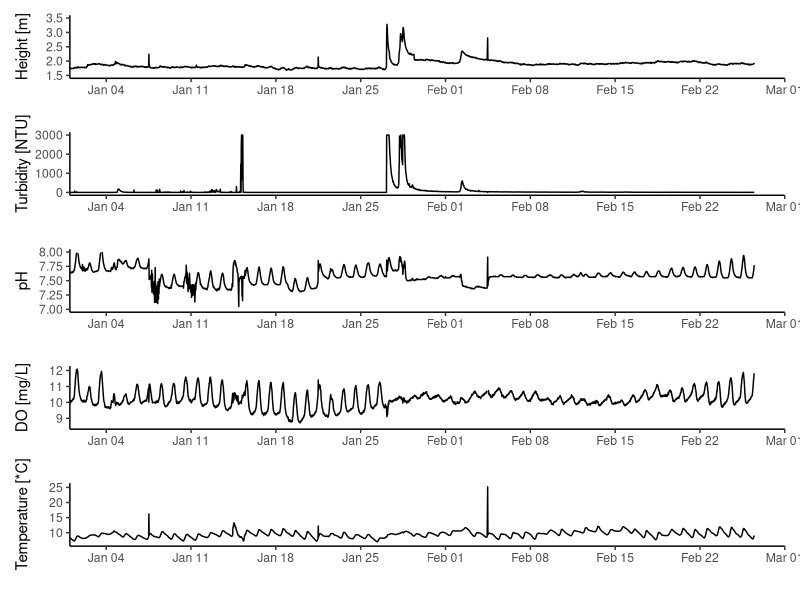
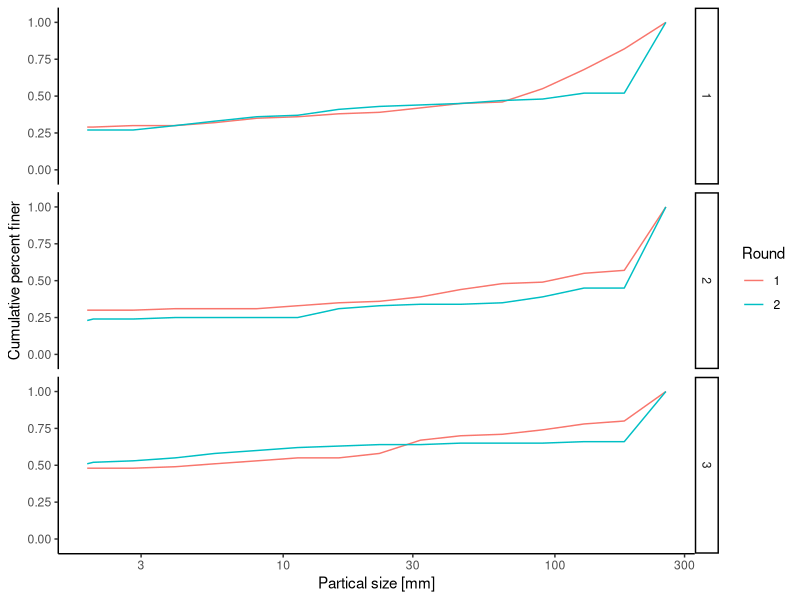
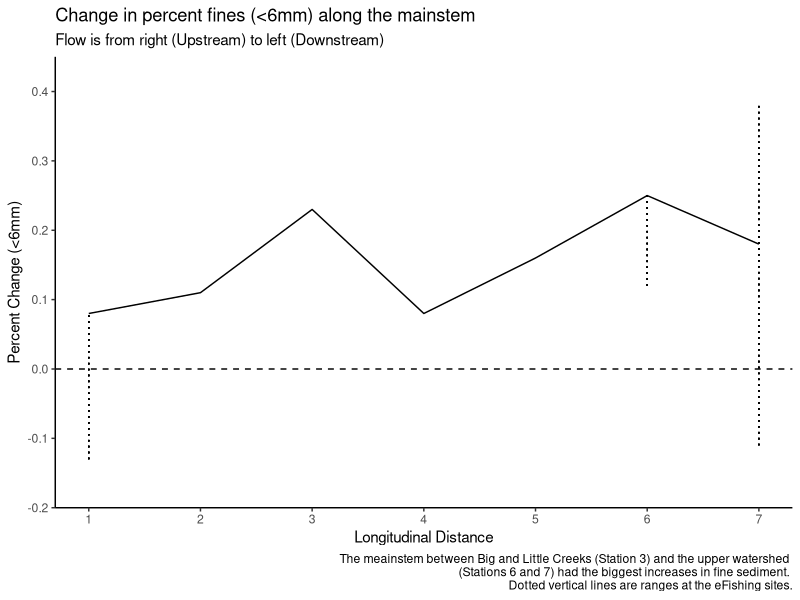

Generate these figures, in order, with R:
## ---- chunk 1
knitr::opts_chunk$set(
  collapse = TRUE,
  comment = "#>"
)
## ---- chunk 2
library(tidyverse)
library(dplyr)
library(lubridate)
library(ggplot2)
library(patchwork)

## ---- chunk 3

wq.dat <- read.csv("Data/Scott_Creek_Weir_Hydrolab_20210303.csv", sep = ",", header = T) #Initial water qualiy test dataset.

wq <- wq.dat %>% #Start formatting columns into r "tidy" structure.
  mutate(Date = mdy(Date)) %>% #R sees dates as Year-Month-Day this tells it where to get that info from the date column.
  mutate(Time = hms(Time)) %>% # Tells r this column is Hours:Min:Sec
  mutate(TS = as.POSIXct(Date + Time)) %>% #making a new column with timestamp by combining Date and Time
  select(Date, TS, Temp_C, TurbSC_NTU, Dep100_m, pH, Sal_ppt, LDO_mg_l)#pair down dataset to what we need

## ---- chunk 4
str(wq)
## ---- chunk 5

#Set data limits
limits = as.POSIXct(c("2021-01-01 00:00:00", "2021-03-01 00:00:00"))

#Start making plots
#Water depth
depth.plot <- ggplot(wq, aes(x = TS, y = Dep100_m)) +
  geom_line() +
  scale_x_datetime(name = "",
                   date_breaks = "1 week", date_labels = ("%b %d"),
                   limits = limits, expand = c(0,0)) +
  scale_y_continuous(name = "Height [m]", limits = c(1.5, 3.5)) +
theme_classic()

#Turbidity
turb.plot <- ggplot(wq, aes(x = TS, y = TurbSC_NTU)) +
  geom_line() +
  scale_x_datetime(name = "",
                   date_breaks = "1 week", date_labels = ("%b %d"),
                   limits = limits, expand = c(0,0)) +
  scale_y_continuous(name = "Turbidity [NTU]", limits = c(0, 3000)) +
theme_classic()

#pH
pH.plot <- ggplot(wq, aes(x = TS, y = pH)) +
  geom_line() +
  scale_x_datetime(name = "",
                   date_breaks = "1 week", date_labels = ("%b %d"),
                   limits = limits, expand = c(0,0)) +
  scale_y_continuous(name = "pH", limits = c(7, 8)) +
theme_classic()

#DO
do.plot <- ggplot(wq, aes(x = TS, y = LDO_mg_l)) +
  geom_line() +
  scale_x_datetime(name = "",
                   date_breaks = "1 week", date_labels = ("%b %d"),
                   limits = limits, expand = c(0,0)) +
  scale_y_continuous(name = "DO [mg/L]", limits = c(8.5, 12.1)) +
theme_classic()

#Temperature
temp.plot <- ggplot(wq, aes(x = TS, y = Temp_C)) +
  geom_line() +
  scale_x_datetime(name = "",
                   date_breaks = "1 week", date_labels = ("%b %d"),
                   limits = limits, expand = c(0,0)) +
  scale_y_continuous(name = "Temperature [*C]", limits = c(6.5, 25.5)) +
theme_classic()


# #Salinity - not much to see since its freshwater the whole time.
# sal.plot <- ggplot(wq, aes(x = TS, y = Sal_ppt)) +
#   geom_line() +
#   scale_x_datetime(name = "",
#                    date_breaks = "1 week", date_labels = ("%b %d"),
#                    limits = limits, expand = c(0,0)) +
#   scale_y_continuous(name = "Salinity [ppt]", limits = c(8.5, 12.1)) +
# theme_classic()


#Using Patchwork pckage to put individual plots together into one multi-plot
depth.plot / turb.plot / pH.plot / do.plot / temp.plot

## ---- chunk 6
# library(lubridate)
# library(ggplot2)
# library(scales)
# library(gridExtra)
# library(dplyr)
# options(scipen = 999)

# #Bring in datasets
# gage.dat <- read.csv("data/Gagedata_XXX.csv", h = T)#Flows up to 30 January 2021 6891 obs of 2 var.
# 
# #Clean up hydrograph data
# gage <- gage.dat %>% #Start formatting columns into r "tidy" structure.
#   mutate(DT = mdy_hm(as.character(timestamp))) %>% # clean up time data
#   mutate(stage_m = stage_ft*0.3048) %>% #Convert from ft to m
#   select(DT, stage_m)
# 
# str(gage)
# 
# #Hydrograph 
# #Plot 1 - basic plot
# ggplot(gage,aes(DT,stage_m)) +
#   geom_point() +
#   scale_x_datetime(name = "",
#                    date_breaks = "1 month", date_labels = ("%b")) +
#   scale_y_continuous(name = "Height (m)") +
# theme_classic() 
## ---- chunk 7

#Test Data
pc.dat.test <- read.csv("Data/Scott_Creek_Pebble_Testdata_20210315.csv", sep = ",", header = T) #Initial pebble count test dataset. It consists of one transects worth of data.

pc.test <- pc.dat.test %>% #Start formatting columns into r "tidy" structure.
  mutate(Date = mdy(Date)) %>% 
  mutate(Round = as.factor(Round)) %>% #change column to type = factor
  mutate(Long_Station = as.numeric(Long_Station)) %>% #change column to type = numeric.
  mutate(Category_total = as.numeric(Category_total)) %>% #change column to type = numeric.
  arrange(Size_class_mm) %>% #makes sure data goes from smallest to larges pebble sizes.
  mutate(Percent_finer = cumsum(Category_total)/sum(Category_total)) #creat column for percent finer than.



#Real (whole) Data
pc.dat <- read.csv("Data/Scott_Creek_Pebble_20210319.csv", sep = ",", header = T) #736 obs of 7 var.

pc <- pc.dat %>% #Start formatting columns into r "tidy" structure.
  mutate(Date = ymd(Date)) %>% 
  mutate(Round = as.factor(Round)) %>% #change column to type = factor
  mutate(Long_Station = as.numeric(Long_Station)) %>% #change column to type = numeric.
  mutate(Category_total = as.numeric(Category_total)) %>% #change column to type = numeric.
  mutate(Transect = replace_na(Transect, 0)) %>% #replace na (for PCX transects) with a zero 
  group_by(Round, Site, Transect) %>% #Tells r to group each individual transect worth of data to calculate % finer.
  arrange(Size_class_mm) %>% #makes sure data goes from smallest to larges pebble sizes.
  mutate(Percent_finer = cumsum(Category_total)/sum(Category_total)) #creat column for percent finer than. 


## ---- chunk 8
str(pc)
## ---- chunk 9

#A quick plot of one transect

#Make a test dataset using Big Creek Transect 3 with color noting each round.
test.bc <- pc %>% 
  filter(Site == "Big Creek eFishing")

#Plot
ggplot(test.bc, aes(Size_class_mm, Percent_finer, color = Round)) +
  geom_line() +
  facet_grid(Transect ~ .) +
  scale_x_log10(name = "Partical size [mm]") +
  scale_y_continuous(name = "Cumulative percent finer", limits = c(0,1), expand = c(0,.1)) +
  theme_classic()
## ---- chunk 10

#Pebble Count Summary Stat code from C. Nicol :)

calculate_dx <- function(dx, size, prcnt_finer) {
  # Purpose: Calculate the grainsize for a given percentile
  # Method: Interpolate a straight line between the two bounding points
  # Input:  df - Dataframe with percent finer than data, dx - desired output percentile
  
  # Output: Grainsize at dx
  
  dx <- dx/100
  
  data.frame(size = size, prcnt_finer = prcnt_finer) %>%
    mutate(abovex = min(size[prcnt_finer > dx]),
           lessx = max(size[prcnt_finer <= dx])) %>%
    filter(size %in% c(abovex, lessx)) %>%
    mutate(slope = (max(prcnt_finer) - min(prcnt_finer)) / (max(size) - min(size))) %>%
    filter(size == lessx) %>%
    mutate(run = (dx - prcnt_finer) / slope,
           dx_size = size + run,
           dx = dx * 100) %>%
    pull(dx_size)
  
}

#Call in what you want to calculate. In this case its the median grain size (D50) of the test dataset (one site). 

calculate_dx(50, pc.test$Size_class_mm, pc.test$Percent_finer)

#Note, it will give you an error if the first category (i.e. <2mm) is greater than the percential you want to calculate.

# calculate_dx(16, pc.test$Size_class_mm, pc.test$Percent_finer) #error generated becuase you want to calculate the D16 and <2mm is 40% of the sample.

#Once we have this function set up, loop through D16, D50 and D84 for the one site.
# dxs <- c(16, 50, 84) # choose which percentiles to calculate (e.g. D16, D50, D84)
# 
# names(dxs) <- paste0('d', dxs)
# 
# sapply(dxs, calculate_dx, size = pc.test$Size_class_mm, prcnt_finer = pc.test$Percent_finer) 



# Calculate summary stats for multiple transects all at once
#NOT WORKING 
# pc2 <- pc %>%
#   group_by(Site, Transect, Round) %>% # Creates a unique grouping variable
#   summarize(
#     d50 = calculate_dx(50, size = pc$Size_class_mm, prcnt_finer = pc$Percent_finer),
#     d84 = calculate_dx(84, size = pc$Size_class_mm, prcnt_finer = pc$Percent_finer))

## ---- chunk 11

#Subset data by Round
pc3.r1 <- pc %>% 
  filter(Round == 1) %>% #Round 1 data
  filter(Size_class_mm == 5.6) #focus on the 5.6 size class for each transect


pc3.r2 <- pc %>% 
filter(Round == 2) %>% #Round 2 data
  filter(Size_class_mm == 5.6) #focus on the 5.6 size class for each transect

#Spread data into long format to calculate % change
pc3 <- full_join(pc3.r1, pc3.r2, by = c("Site", "Transect")) %>% #Joins the two rounds of data
  mutate(fines_per_change = Percent_finer.y - Percent_finer.x) %>% #Subract round 1 from round 2. A positive number means an increase in fines after the first flush.
  mutate(Long_Station = Long_Station.x) %>% #relabeling station for clarity
  select(Site, Transect, Long_Station, fines_per_change)

#Plot % fines change over longitudinal station distance

#Subset data by mainstem vs tributary stations (See above for station number key)
pc3.mainstem <- pc3 %>% 
  filter(Long_Station < 8) %>% 
  filter(Transect == 0 | Transect == 2)

pc3.bigcreek <- pc3 %>% 
  filter(Long_Station > 7 & Long_Station < 11) %>% 
  filter(Transect == 0 | Transect == 2)

pc3.littlecreek <- pc3 %>% 
  filter(Long_Station == 11) %>% 
  filter(Transect == 0 | Transect == 2)

#Subset efishing reaches to make ranges for plot
stattest <- pc3 %>% 
  filter(Long_Station == 7)

#Mainstem plot

ggplot(pc3.mainstem, aes(x = Long_Station, y = fines_per_change)) +
  geom_line() +
  scale_y_continuous(name = "Percent Change (<6mm)", limits = c(-0.2,0.45), breaks = seq(-0.2,0.45,.1), expand = c(0,0)) +
  scale_x_continuous(name = "Longitudinal Distance", limits = c(1,7), breaks = seq(0,7,1)) +
  theme_classic() +
  geom_hline(yintercept = 0, lty = 2) +
  geom_segment(x = 1, y = -0.13, xend = 1, yend = 0.08, lty = 3) + #variation in Station 1
  geom_segment(x = 6, y = 0.12, xend = 6, yend = 0.25, lty = 3) + #variation in Station 6
  geom_segment(x = 7, y = -0.11, xend = 7, yend = 0.3857, lty = 3) + #variation in Station 7
  labs(title = "Change in percent fines (<6mm) along the mainstem", 
       subtitle = "Flow is from right (Upstream) to left (Downstream)",
       caption = "The meainstem between Big and Little Creeks (Station 3) and the upper watershed \n (Stations 6 and 7) had the biggest increases in fine sediment. \n Dotted vertical lines are ranges at the eFishing sites.")
  
